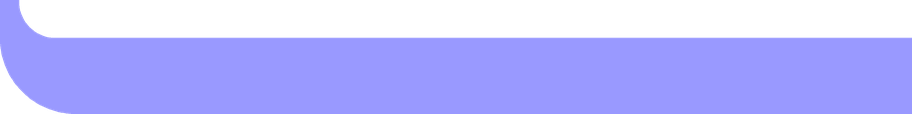
#> input picture assets/swoop-bottom-left-9999ff-48x3cells-19x38pixels.png, 912 x 114 px
$ python overlay_grid.py ../assets/swoop-bottom-left-9999ff-48x3cells-19x38pixels.png out.png
#> lines starting #> are read from the running program, lines starting #| are printed output that depends on the picture
#!/usr/bin/env python3
"""Annotate a screenshot PNG with a cell-boundary grid and col/row numbers.

Cell boundaries are anchored to the terminal content area. Pass --term-left
and --term-top explicitly (measured from a calibration screenshot) for reliable
alignment. Fallback scanning is provided but unreliable — prefer explicit values.

Calibrated values for test/kitty_test.conf (fullscreen, placement_strategy top-left, window_padding_width 0):
  All tabs: --term-left 0 --term-top 0 --cellw 19 --cellh 38

  Fullscreen + placement_strategy top-left means cell (0,0) is always at pixel (0,0).
  Any remainder pixels land at the right/bottom edges.

Usage:
  overlay_grid.py <input.png> <output.png>
      [--cellw PX]         device pixels per cell width (default: 19)
      [--cellh PX]         device pixels per cell height (default: 38)
      [--term-left PX]     x of terminal col 0 left edge (default: 76)
      [--term-top PX]      y of terminal row 0 top edge (default: 108)
      [--label-every-n-cols N]   (default: 5)
      [--label-every-n-rows N]   (default: 3)
"""
import argparse
from PIL import Image, ImageDraw, ImageFont


def main():
    ap = argparse.ArgumentParser(description=__doc__,
                                 formatter_class=argparse.RawDescriptionHelpFormatter)
    ap.add_argument("input",  help="Input PNG path")
    ap.add_argument("output", help="Output PNG path")
    ap.add_argument("--cellw",              type=int, default=19,  help="Device px per cell width (default: 19)")
    ap.add_argument("--cellh",              type=int, default=38,  help="Device px per cell height (default: 38)")
    ap.add_argument("--term-left",          type=int, default=0,   help="X of col 0 left edge in device px (default: 0)")
    ap.add_argument("--term-top",           type=int, default=0,   help="Y of row 0 top edge in device px (default: 0 = fullscreen with placement_strategy top-left)")
    ap.add_argument("--label-every-n-cols", type=int, default=5,   help="Label every Nth column (default: 5)")
    ap.add_argument("--label-every-n-rows", type=int, default=3,   help="Label every Nth row (default: 3)")
    args = ap.parse_args()

    cw = args.cellw
    ch = args.cellh
    term_left = args.term_left
    term_top  = args.term_top

    img = Image.open(args.input).convert("RGBA")
#> img is the input picture: PIL image 912x114 RGBA; mean R, G, B, A 104.8, 104.8, 174.3, 170
    w, h = img.size
#> w = 912; h = 114

    print(f"Terminal origin: ({term_left}, {term_top})  cell: {cw}x{ch}px  image: {w}x{h}px")
#| Terminal origin: (0, 0)  cell: 19x38px  image: 912x114px

    overlay = Image.new("RGBA", (w, h), (0, 0, 0, 0))
#> overlay: PIL image 912x114 RGBA; every value is 0
    draw = ImageDraw.Draw(overlay)
    grid_color = (0, 255, 255, 60)

    x = term_left
    while x <= w:
        draw.line([(x, term_top), (x, h - 1)], fill=grid_color, width=1)
        x += cw
#> after the loop, x = 931

    y = term_top
    while y <= h:
        draw.line([(term_left, y), (w - 1, y)], fill=grid_color, width=1)
        y += ch
#> after the loop, y = 152

    img = Image.alpha_composite(img, overlay)
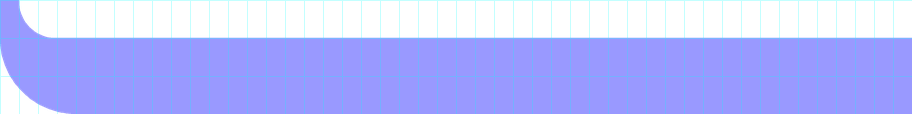
#> img: PIL image 912x114 RGBA; mean R, G, B, A 102.8, 112.4, 180.6, 171.6; transparent parts drawn white
    draw = ImageDraw.Draw(img)

    try:
        font = ImageFont.load_default(size=10)
    except TypeError:
        font = ImageFont.load_default()

    label_color = (0, 255, 255, 220)
    n_cols = (w - term_left) // cw
#> n_cols = 48
    n_rows = (h - term_top) // ch
#> n_rows = 3

    for ci in range(n_cols):
        if ci % args.label_every_n_cols == 0:
            draw.text((term_left + ci * cw + 2, term_top + 2), str(ci),
                      fill=label_color, font=font)

    for ri in range(n_rows):
        if ri % args.label_every_n_rows == 0:
            draw.text((term_left + 2, term_top + ri * ch + 2), str(ri),
                      fill=label_color, font=font)

    img.convert("RGB").save(args.output)
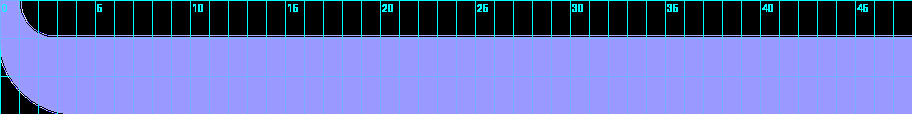
#> saved as out.png: PIL image 912x114 RGB; mean R, G, B 102.7, 113.6, 181.8
    print(f"Wrote {args.output}  ({n_cols}x{n_rows} cells)")
#| Wrote out.png  (48x3 cells)


if __name__ == "__main__":
    main()
